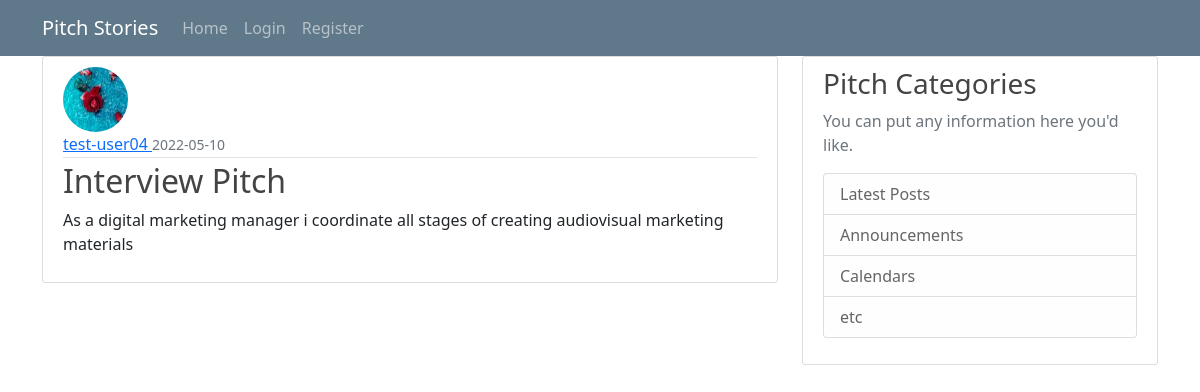
/post/1, run on the app's committed database.
### app/models.py (models this page shows, shortened)
class User(db.Model, UserMixin):
    id = db.Column(db.Integer, primary_key= True)
    username = db.Column(db.String(20), unique= True,nullable= False )
    email = db.Column(db.String(120), unique = True, nullable = False)
    image_file = db.Column(db.String(20),nullable= False, default = 'default.jpg')
    password = db.Column(db.String(60), nullable = False)
    posts = db.relationship('Post', backref= 'author', lazy= True)

class Post(db.Model):
    id = db.Column(db.Integer, primary_key=True)
    title = db.Column(db.String(100), nullable=False)
    date_posted = db.Column(db.DateTime, nullable=False, default=datetime.utcnow)
    content = db.Column(db.Text, nullable=False)
    user_id = db.Column(db.Integer, db.ForeignKey('user.id'), nullable=False)

### app/views.py (the view)
@app.route('/post/<int:post_id>')
def post(post_id):
    post = Post.query.get_or_404(post_id)
    return render_template('post.html', title=post.title, post=post)

### app/templates/post.html (shortened to what this page needs)
{% extends 'base.html'%}
{%block content%}
    <article class= 'media content-section'>
        <img class='rounded-circle article-img' src="{{ url_for('static', filename='profile_pics/'+ post.author.image_file) }}">
        <div class= 'media-body'>
            <div class= 'article-metadata'>
                <a class='mr-2' href=""> {{ post.author.username}} </a>
                <small class='text-muted'> {{post.date_posted.strftime('%Y-%m-%d')}}</small>
            </div>
            <h2 class='article-title'href= "">{{ post.title }}</h2>
            <p class = 'article-content'>{{ post.content }}</p>
        </div>
    </article>
{%endblock content%}

### app/static/css/index.css (style rules this page uses)
body { background: #fafafa; color: #333333; margin-top: 5rem; }
h1, h2, h3, h4, h5, h6 { color: #444444; }
.content-section { background: #ffffff; padding: 10px 20px; border: 1px solid #dddddd; border-radius: 3px; margin-bottom: 20px; }
.article-title { color: #444444; }
.article-content { white-space: pre-line; }
.article-img { height: 65px; width: 65px; margin-right: 16px; }
.article-metadata { padding-bottom: 1px; margin-bottom: 4px; border-bottom: 1px solid #e3e3e3 }

### data on the page
User: image_file (picture), author.username "test-user04"
Post: date_posted "2022-05-10", title "Interview Pitch", content "As a digital marketing manager i coordinate all stages of creating audiovisual marketing materials"
